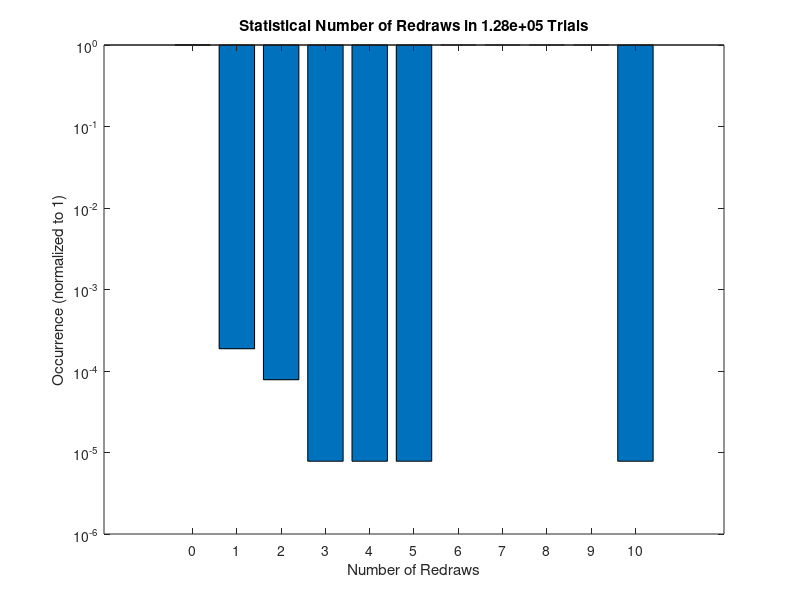

Write MATLAB code to recreate this figure.
taken = [12 21 25 47 6 7 59 69 11 88 13 27 5 16 19 22 33 77 64 3 8 17 20 29 2 26 24 100 70 52 4];
mine = [28 31 90];
numbers = 1:100;
taken = [taken mine];
maximum_number_of_redraws = length(numbers)-length(taken) + 1;


fprintf('Computing the probabilities to win a raffle with %d numbers which you claimed %d of total claimed %d...\n', length(numbers), length(mine), length(taken))

%% PROBABILISTIC CHANCES OF WIN
% Redoes the raffle when an unclaimed number is picked
% Assumes the unclaimed number is put back into the bag and could be picked again
raffleCount = 1:maximum_number_of_redraws;
pRedraw = (length(numbers)-raffleCount+1-length(taken))./(length(numbers)-raffleCount+1);
pSingleDraw = length(taken)./(length(numbers)-raffleCount+1);
pNotWinning = (length(taken)-length(mine))./length(taken);
pWinning = length(mine)./length(taken);
pWin = pRedraw.^(raffleCount-1).*pSingleDraw.*pWinning;
theoreticalPwin = sum(pWin);
fprintf('Theoretical probability of winning: %.2f%%\n', theoreticalPwin*100)


%% STATISTICAL CHANCES OF WIN
% Redoes the raffle when an unclaimed number is picked
% Takes into account that a number is discarded when an unclaimed number is picked
numIwon = 0;
numRaffles = 128e3;
numRedraws = zeros(maximum_number_of_redraws, 1);
remainingNumbers = numbers;
fprintf('Now wait a little bit until we simulate some draws...\n')
for numRaffle = 1:numRaffles
    numberIndex = floor(length(remainingNumbers)*rand)+1;
    raffleNumber = remainingNumbers(numberIndex);
    raffleIndex = find( taken == raffleNumber  );
    redrawCount = 0;
    while isempty(raffleIndex)
        remainingNumbers(numberIndex) = [];
        numberIndex = floor(length(remainingNumbers)*rand)+1;
        raffleNumber = remainingNumbers(numberIndex);
        raffleIndex = find( taken == raffleNumber  );
        redrawCount = redrawCount + 1;
    end
    numRedraws(redrawCount+1) = numRedraws(redrawCount+1) + 1;
    iwon = ~isempty(find(raffleNumber == mine, 1)); 
    if iwon
        numIwon = numIwon + 1;
    end
end
fprintf('Statistical probability of winning: %.2f%%\n', numIwon*100/numRaffles)

maxRedraws = find( numRedraws ~= 0 , 1, 'last' );
bar(0:maxRedraws-1, numRedraws(1:maxRedraws)/numRaffles)
set(gca,'YScale','log')
title(sprintf('Statistical Number of Redraws in %3.2e Trials', numRaffles))
xlabel('Number of Redraws')
ylabel('Occurrence (normalized to 1)')
